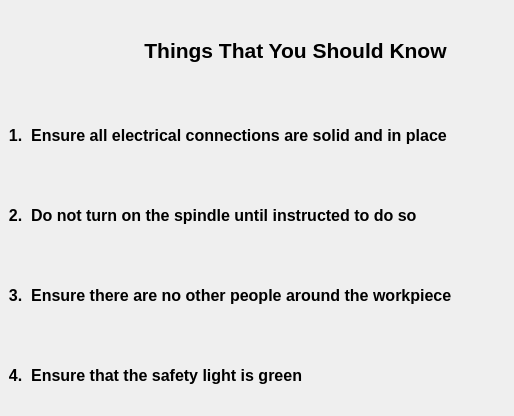
<?xml version="1.0" encoding="UTF-8"?>
<ui version="4.0">
 <class>Dialog</class>
 <widget class="QDialog" name="Dialog">
  <property name="geometry">
   <rect>
    <x>0</x>
    <y>0</y>
    <width>514</width>
    <height>416</height>
   </rect>
  </property>
  <property name="minimumSize">
   <size>
    <width>514</width>
    <height>416</height>
   </size>
  </property>
  <property name="maximumSize">
   <size>
    <width>514</width>
    <height>416</height>
   </size>
  </property>
  <property name="windowTitle">
   <string>CNC_UI</string>
  </property>
  <property name="styleSheet">
   <string notr="true"/>
  </property>
  <widget class="QLabel" name="label">
   <property name="geometry">
    <rect>
     <x>80</x>
     <y>10</y>
     <width>431</width>
     <height>81</height>
    </rect>
   </property>
   <property name="font">
    <font>
     <family>Arial</family>
     <pointsize>16</pointsize>
     <weight>75</weight>
     <bold>true</bold>
    </font>
   </property>
   <property name="text">
    <string>Things That You Should Know</string>
   </property>
   <property name="alignment">
    <set>Qt::AlignCenter</set>
   </property>
  </widget>
  <widget class="QLabel" name="label_2">
   <property name="geometry">
    <rect>
     <x>0</x>
     <y>100</y>
     <width>511</width>
     <height>71</height>
    </rect>
   </property>
   <property name="font">
    <font>
     <family>Arial</family>
     <pointsize>12</pointsize>
     <weight>75</weight>
     <bold>true</bold>
    </font>
   </property>
   <property name="text">
    <string>  1.  Ensure all electrical connections are solid and in place</string>
   </property>
   <property name="textFormat">
    <enum>Qt::AutoText</enum>
   </property>
   <property name="wordWrap">
    <bool>true</bool>
   </property>
   <property name="indent">
    <number>-1</number>
   </property>
  </widget>
  <widget class="QLabel" name="label_3">
   <property name="geometry">
    <rect>
     <x>0</x>
     <y>180</y>
     <width>511</width>
     <height>71</height>
    </rect>
   </property>
   <property name="font">
    <font>
     <family>Arial</family>
     <pointsize>12</pointsize>
     <weight>75</weight>
     <bold>true</bold>
    </font>
   </property>
   <property name="text">
    <string>  2.  Do not turn on the spindle until instructed to do so</string>
   </property>
   <property name="wordWrap">
    <bool>true</bool>
   </property>
  </widget>
  <widget class="QLabel" name="label_4">
   <property name="geometry">
    <rect>
     <x>0</x>
     <y>260</y>
     <width>511</width>
     <height>71</height>
    </rect>
   </property>
   <property name="font">
    <font>
     <family>Arial</family>
     <pointsize>12</pointsize>
     <weight>75</weight>
     <bold>true</bold>
    </font>
   </property>
   <property name="text">
    <string>  3.  Ensure there are no other people around the workpiece</string>
   </property>
   <property name="wordWrap">
    <bool>true</bool>
   </property>
  </widget>
  <widget class="QLabel" name="label_5">
   <property name="geometry">
    <rect>
     <x>0</x>
     <y>340</y>
     <width>511</width>
     <height>71</height>
    </rect>
   </property>
   <property name="font">
    <font>
     <family>Arial</family>
     <pointsize>12</pointsize>
     <weight>75</weight>
     <bold>true</bold>
    </font>
   </property>
   <property name="text">
    <string>  4.  Ensure that the safety light is green</string>
   </property>
   <property name="wordWrap">
    <bool>true</bool>
   </property>
  </widget>
  <widget class="QLabel" name="headicon_label">
   <property name="geometry">
    <rect>
     <x>20</x>
     <y>20</y>
     <width>61</width>
     <height>61</height>
    </rect>
   </property>
   <property name="text">
    <string/>
   </property>
   <property name="scaledContents">
    <bool>true</bool>
   </property>
  </widget>
 </widget>
 <resources/>
 <connections/>
</ui>
